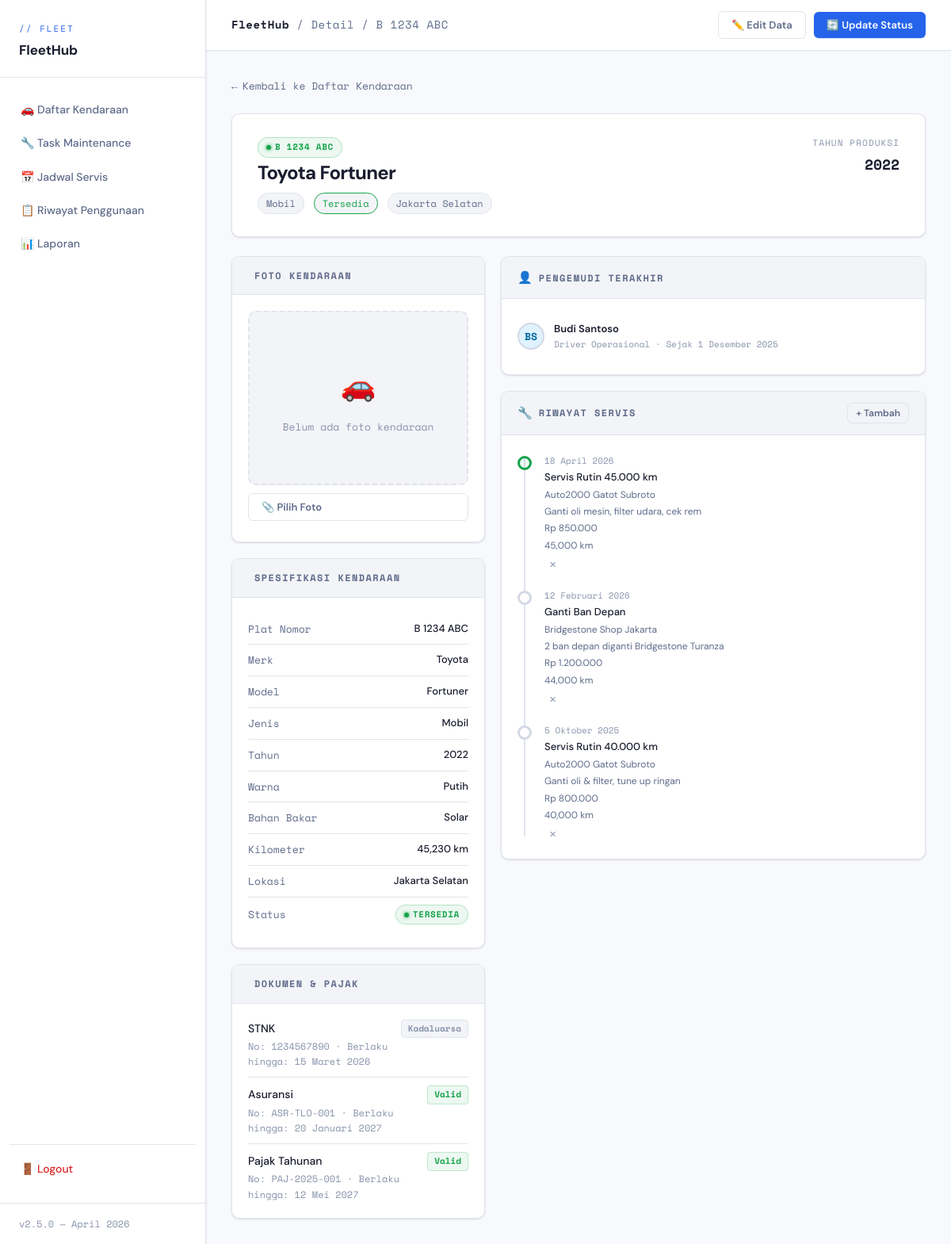
The app's page /pages/detail.php?id=1 with its own data.
### tables this page shows
CREATE TABLE IF NOT EXISTS kendaraan (
    id           INT          NOT NULL AUTO_INCREMENT,
    nomor_plat   VARCHAR(20)  NOT NULL,
    merek        VARCHAR(50)  NOT NULL,
    model        VARCHAR(50)  NOT NULL,
    tahun        SMALLINT     NOT NULL,
    warna        VARCHAR(30)  NOT NULL DEFAULT '',
    jenis        VARCHAR(30)  NOT NULL DEFAULT 'Mobil',
    status       ENUM('Tersedia','Dipakai','Servis') NOT NULL DEFAULT 'Tersedia',
    kilometer    INT          NOT NULL DEFAULT 0,
    bahan_bakar  ENUM('Bensin','Solar','Listrik')    NOT NULL DEFAULT 'Bensin',
    lokasi       VARCHAR(100) NOT NULL DEFAULT '',
    foto         VARCHAR(255) NOT NULL DEFAULT '',
    created_at   TIMESTAMP    NOT NULL DEFAULT CURRENT_TIMESTAMP,
    updated_at   TIMESTAMP    NOT NULL DEFAULT CURRENT_TIMESTAMP ON UPDATE CURRENT_TIMESTAMP,
    PRIMARY KEY (id),
    UNIQUE KEY uq_nomor_plat (nomor_plat)
);

CREATE TABLE IF NOT EXISTS dokumen_kendaraan (
    id               INT         NOT NULL AUTO_INCREMENT,
    kendaraan_id     INT         NOT NULL,
    jenis_dokumen    VARCHAR(50) NOT NULL DEFAULT '',    
    nomor_dokumen    VARCHAR(60) NOT NULL DEFAULT '',
    tanggal_terbit   DATE        NULL,
    tanggal_expire   DATE        NULL,                   
    keterangan       VARCHAR(255) NOT NULL DEFAULT '',
    PRIMARY KEY (id),
    CONSTRAINT fk_dokumen_kendaraan
        FOREIGN KEY (kendaraan_id) REFERENCES kendaraan(id) ON DELETE CASCADE ON UPDATE CASCADE
);

CREATE TABLE IF NOT EXISTS pengemudi_kendaraan (
    id               INT          NOT NULL AUTO_INCREMENT,
    kendaraan_id     INT          NOT NULL,
    nama_pengemudi   VARCHAR(100) NOT NULL,
    jabatan          VARCHAR(100) NOT NULL DEFAULT '',
    tanggal_mulai    DATE         NOT NULL,
    tanggal_selesai  DATE         NULL,                  
    keterangan       VARCHAR(255) NOT NULL DEFAULT '',
    PRIMARY KEY (id),
    CONSTRAINT fk_pengemudi_kendaraan
        FOREIGN KEY (kendaraan_id) REFERENCES kendaraan(id) ON DELETE CASCADE ON UPDATE CASCADE
);

CREATE TABLE IF NOT EXISTS riwayat_servis (
    id              INT          NOT NULL AUTO_INCREMENT,
    kendaraan_id    INT          NOT NULL,
    tanggal_servis  DATE         NOT NULL,
    jenis_servis    VARCHAR(100) NOT NULL DEFAULT '',    
    bengkel         VARCHAR(100) NOT NULL DEFAULT '',    
    kilometer       INT          NOT NULL DEFAULT 0,     
    biaya           INT          NOT NULL DEFAULT 0,     
    catatan         TEXT         NULL,
    PRIMARY KEY (id),
    CONSTRAINT fk_servis_kendaraan
        FOREIGN KEY (kendaraan_id) REFERENCES kendaraan(id) ON DELETE CASCADE ON UPDATE CASCADE
);

### pages/detail.php (the view, shortened to what this page needs)
<?php
$id = isset($_GET['id']) ? (int)$_GET['id'] : 0;
try {
    $pdo = getKoneksi();
    $stmt = $pdo->prepare("SELECT * FROM kendaraan WHERE id = ?");
    $stmt->execute([$id]);
    $k = $stmt->fetch();
    $stmtServis = $pdo->prepare("SELECT * FROM riwayat_servis WHERE kendaraan_id = ? ORDER BY tanggal_servis DESC");
    $stmtServis->execute([$id]);
    $servis = $stmtServis->fetchAll();
    $stmtDriver = $pdo->prepare("SELECT * FROM pengemudi_kendaraan WHERE kendaraan_id = ? ORDER BY tanggal_mulai DESC LIMIT 1");
    $stmtDriver->execute([$id]);
    $pengemudi = $stmtDriver->fetch();
    $stmtDok = $pdo->prepare("SELECT * FROM dokumen_kendaraan WHERE kendaraan_id = ? ORDER BY tanggal_expire ASC");
    $stmtDok->execute([$id]);
    $dokumen = $stmtDok->fetchAll();
} catch (Exception $e) {
    die('Error: ' . $e->getMessage());
}
function statusCls(string $s): string {
    return match($s) { 'Tersedia' => 'low', 'Dipakai' => 'accent', 'Servis' => 'med', default => 'low' };
}
function tglIndo(?string $tgl): string {
    $bulan = ['','Januari','Februari','Maret','April','Mei','Juni','Juli','Agustus','September','Oktober','November','Desember'];
    $ts = strtotime($tgl);
    return date('j', $ts) . ' ' . $bulan[(int)date('n', $ts)] . ' ' . date('Y', $ts);
}
function inisial(string $nama): string {
    $parts = explode(' ', trim($nama));
    return implode('', array_map(fn($p) => strtoupper($p[0] ?? ''), array_slice($parts, 0, 2)));
}
?>
<?php include __DIR__ . '/../includes/header.php'; ?>
<div class="topbar">
  <div class="topbar-title">
    <span>FleetHub</span> / Detail / <?= htmlspecialchars($k['nomor_plat']) ?>
  </div>
  <div class="topbar-actions">
    <button class="btn btn-ghost" id="btnEdit">✏️ Edit Data</button>
    <button class="btn btn-primary" id="btnUpdateStatus">🔄 Update Status</button>
  </div>
</div>
<div class="content">
  <a href="<?= BASE_URL ?>/index.php?page=home" class="back-link">Kembali ke Daftar Kendaraan</a>
  <div class="detail-hero">
    <div class="detail-hero-left">
      <div class="priority priority-<?= statusCls($k['status']) ?>">
        <?= htmlspecialchars($k['nomor_plat']) ?>
      </div>
      <h1><?= htmlspecialchars($k['merek'] . ' ' . $k['model']) ?></h1>
      <div class="hero-meta">
        <span class="client-tag"><?= htmlspecialchars($k['jenis'] ?: 'Kendaraan') ?></span>
        <span class="client-tag" style="border-color:var(--<?= statusCls($k['status']) ?>);color:var(--<?= statusCls($k['status']) ?>);">
          <?= htmlspecialchars($k['status']) ?>
        </span>
        <?php if (!empty($k['lokasi'])): ?>
          <span class="client-tag"> <?= htmlspecialchars($k['lokasi']) ?></span>
        <?php endif; ?>
      </div>
    </div>
    <div class="detail-hero-right">
      <div class="deadline-label">Tahun Produksi</div>
      <div class="deadline-value"><?= (int)$k['tahun'] ?></div>
    </div>
  </div>
  <div class="detail-grid">
    <div class="detail-col">
      <div class="card">
        <div class="card-head"><span class="card-icon"></span><h2>Foto Kendaraan</h2></div>
        <div class="card-body">
          <?php if (!empty($k['foto'])): ?>
            <img src="<?= htmlspecialchars($k['foto']) ?>" alt="Foto <?= htmlspecialchars($k['nomor_plat']) ?>" class="foto-kendaraan" id="fotoPreview" />
          <?php else: ?>
            <div class="foto-placeholder" id="fotoPlaceholder">
              <span>🚗</span><p>Belum ada foto kendaraan</p>
            </div>
          <?php endif; ?>
          <div style="margin-top:10px;display:flex;gap:8px">
            <button class="btn btn-ghost" style="flex:1" onclick="document.getElementById('inputFoto').click()">📎 Pilih Foto</button>
          </div>
        </div>
      </div>
      <div class="card">
        <div class="card-head"><span class="card-icon"></span><h2>Spesifikasi Kendaraan</h2></div>
        <div class="card-body spec-list">
          <div class="spec-row"><span class="spec-key">Plat Nomor</span><span class="spec-val"><?= htmlspecialchars($k['nomor_plat']) ?></span></div>
          <div class="spec-row"><span class="spec-key">Merk</span><span class="spec-val"><?= htmlspecialchars($k['merek']) ?></span></div>
          <div class="spec-row"><span class="spec-key">Model</span><span class="spec-val"><?= htmlspecialchars($k['model']) ?></span></div>
          <div class="spec-row"><span class="spec-key">Jenis</span><span class="spec-val"><?= htmlspecialchars($k['jenis'] ?: '—') ?></span></div>
          <div class="spec-row"><span class="spec-key">Tahun</span><span class="spec-val"><?= (int)$k['tahun'] ?></span></div>
          <div class="spec-row"><span class="spec-key">Warna</span><span class="spec-val"><?= htmlspecialchars($k['warna'] ?: '—') ?></span></div>
          <div class="spec-row"><span class="spec-key">Bahan Bakar</span><span class="spec-val"><?= htmlspecialchars($k['bahan_bakar'] ?: '—') ?></span></div>
          <div class="spec-row"><span class="spec-key">Kilometer</span><span class="spec-val"><?= number_format((int)$k['kilometer']) ?> km</span></div>
          <div class="spec-row"><span class="spec-key">Lokasi</span><span class="spec-val"><?= htmlspecialchars($k['lokasi'] ?: '—') ?></span></div>
          <div class="spec-row">
            <span class="spec-key">Status</span>
            <span class="spec-val"><span class="priority priority-<?= statusCls($k['status']) ?>"><?= htmlspecialchars($k['status']) ?></span></span>
          </div>
        </div>
      </div>
      <div class="card">
        <div class="card-head"><span class="card-icon"></span><h2>Dokumen & Pajak</h2></div>
        <div class="card-body">
          <?php if (empty($dokumen)): ?>
            <p class="empty-info">Belum ada data dokumen.</p>
          <?php else: ?>
            <ul class="task-list">
              <?php foreach ($dokumen as $dok):
                $expired = !empty($dok['tanggal_expire']) && strtotime($dok['tanggal_expire']) < time();
              ?>
                <li class="task-item">
                  <div class="task-info">
                    <div class="task-name"><?= htmlspecialchars($dok['jenis_dokumen'] ?? '-') ?></div>
                    <div class="task-meta">No: <?= htmlspecialchars($dok['nomor_dokumen'] ?? '-') ?> · Berlaku hingga: <?= tglIndo($dok['tanggal_expire'] ?? null) ?></div>
                  </div>
                  <span class="task-status <?= $expired ? 'ts-pending' : 'ts-done' ?>"><?= $expired ? 'Kadaluarsa' : 'Valid' ?></span>
                </li>
              <?php endforeach; ?>
            </ul>
          <?php endif; ?>
        </div>
      </div>
    </div>
    <div class="detail-col">
      <div class="card">
        <div class="card-head"><span class="card-icon">👤</span><h2>Pengemudi Terakhir</h2></div>
        <div class="card-body">
          <?php if (!$pengemudi): ?>
            <p class="empty-info">Belum ada data pengemudi.</p>
          <?php else: ?>
            <div class="team-item">
              <div class="avatar" style="background:#e0f2fe;color:#0369a1"><?= inisial($pengemudi['nama_pengemudi']) ?></div>
              <div class="member-info">
                <div class="member-name"><?= htmlspecialchars($pengemudi['nama_pengemudi']) ?></div>
                <div class="member-role"><?= htmlspecialchars($pengemudi['jabatan'] ?? '') ?> · Sejak <?= tglIndo($pengemudi['tanggal_mulai'] ?? null) ?></div>
              </div>
            </div>
          <?php endif; ?>
        </div>
      </div>
      <div class="card">
        <div class="card-head">
          <span class="card-icon">🔧</span>
          <h2>Riwayat Servis</h2>
          <button class="btn btn-ghost" style="margin-left:auto;padding:4px 10px;font-size:12px" id="btnTambahServis">+ Tambah</button>
        </div>
        <div class="card-body" id="servisContainer">
          <?php if (empty($servis)): ?>
            <p class="empty-info" id="servisEmpty">Belum ada riwayat servis.</p>
          <?php else: ?>
            <div class="timeline" id="servisList">
              <?php foreach ($servis as $i => $s): ?>
                <div class="tl-item" data-servis-id="<?= $s['id'] ?>">
                  <div class="tl-dot <?= $i === 0 ? 'done' : '' ?>"></div>
                  <div class="tl-content">
                    <div class="tl-date"><?= tglIndo($s['tanggal_servis']) ?></div>
                    <div class="tl-event"><?= htmlspecialchars($s['jenis_servis'] ?? '-') ?></div>
                    <?php if (!empty($s['bengkel'])): ?>
                      <div class="tl-desc"> <?= htmlspecialchars($s['bengkel']) ?></div>
                    <?php endif; ?>
                    <?php if (!empty($s['catatan'])): ?>
                      <div class="tl-desc"><?= htmlspecialchars($s['catatan']) ?></div>
                    <?php endif; ?>
                    <?php if (!empty($s['biaya']) && (int)$s['biaya'] > 0): ?>
                      <div class="tl-desc"> Rp <?= number_format((int)$s['biaya'], 0, ',', '.') ?></div>
                    <?php endif; ?>
                    <?php if (!empty($s['kilometer']) && (int)$s['kilometer'] > 0): ?>
                      <div class="tl-desc"> <?= number_format((int)$s['kilometer']) ?> km</div>
                    <?php endif; ?>
                    <button class="btn-hapus-servis" onclick="hapusServis(<?= $s['id'] ?>, this)" title="Hapus">✕</button>
                  </div>
                </div>
              <?php endforeach; ?>
            </div>
          <?php endif; ?>
        </div>
      </div>
    </div>
  </div>
</div>
<?php include __DIR__ . '/../includes/footer.php'; ?>

### includes/header.php (shortened to what this page needs)
<!doctype html>
<html lang="id">
<head>
  <link rel="stylesheet" href="<?= BASE_URL ?>/assets/css/style.css" />
</head>
<body>
  <aside class="sidebar">
    <div class="sidebar-logo">
      <div class="logo-mark">// FLEET</div>
      <div class="logo-name">FleetHub</div>
    </div>
    <ul class="sidebar-nav">
      <li><a href="<?= BASE_URL ?>/index.php?page=home">🚗 Daftar Kendaraan</a></li>
      <li><a href="<?= BASE_URL ?>/index.php?page=maintenance">🔧 Task Maintenance</a></li>
      <li><a href="<?= BASE_URL ?>/index.php?page=jadwal_servis">📅 Jadwal Servis</a></li>
      <li><a href="<?= BASE_URL ?>/index.php?page=riwayat_penggunaan">📋 Riwayat Penggunaan</a></li>
      <li><a href="<?= BASE_URL ?>/index.php?page=laporan">📊 Laporan</a></li>
      <li style="margin-top:auto;border-top:1px solid var(--border);padding-top:10px">
        <a href="<?= BASE_URL ?>/index.php?page=logout" style="color:var(--high)">🚪 Logout</a>
      </li>
    </ul>
    <div class="sidebar-footer">v2.5.0 — April 2026</div>
  </aside>
  <main class="main">

### includes/footer.php
  </main>
</body>
</html>

### pages/detail.php (style rules this page uses)
.btn-hapus-servis { margin-top: 6px; background: none; border: none; color: var(--text-dim); cursor: pointer; font-size: 11px; padding: 2px 6px; border-radius: 4px; transition: all 0.15s; }
.foto-placeholder { width:100%; height:220px; background:var(--surface-2); border:2px dashed var(--border); border-radius:var(--radius); display:flex; flex-direction:column; align-items:center; justify-content:center; color:var(--text-dim); font-size:13px; font-family:var(--font-mono); gap:8px; }
.foto-placeholder span { font-size:36px; }
.spec-list { display:flex; flex-direction:column; gap:0; }
.spec-row { display:flex; justify-content:space-between; align-items:center; padding:9px 0; border-bottom:1px solid var(--border); font-size:14px; }
.spec-row:last-child { border-bottom:none; }
.spec-key { color:var(--text-muted); font-size:13px; }
.spec-val { font-weight:500; color:var(--text); text-align:right; }

### records on screen
kendaraan: nomor_plat "B 1234 ABC", merek+model "Toyota Fortuner", jenis "Mobil", status "Tersedia", lokasi "Jakarta Selatan", tahun "2022", merek "Toyota", model "Fortuner", warna "Putih", bahan_bakar "Solar", kilometer "45,230", status "TERSEDIA"
dokumen_kendaraan: jenis_dokumen "STNK", nomor_dokumen "1234567890", tanggal_expire "15 Maret 2026", shows "Kadaluarsa"
dokumen_kendaraan: jenis_dokumen "Asuransi", nomor_dokumen "ASR-TLO-001", tanggal_expire "20 Januari 2027", shows "Valid"
dokumen_kendaraan: jenis_dokumen "Pajak Tahunan", nomor_dokumen "PAJ-2025-001", tanggal_expire "12 Mei 2027", shows "Valid"
pengemudi_kendaraan: nama_pengemudi "BS", nama_pengemudi "Budi Santoso", jabatan "Driver Operasional", tanggal_mulai "1 Desember 2025"
riwayat_servis: tanggal_servis "18 April 2026", jenis_servis "Servis Rutin 45.000 km", bengkel "Auto2000 Gatot Subroto", catatan "Ganti oli mesin, filter udara, cek rem", biaya "850.000", kilometer "45,000"
riwayat_servis: tanggal_servis "12 Februari 2026", jenis_servis "Ganti Ban Depan", bengkel "Bridgestone Shop Jakarta", catatan "2 ban depan diganti Bridgestone Turanza", biaya "1.200.000", kilometer "44,000"
riwayat_servis: tanggal_servis "5 Oktober 2025", jenis_servis "Servis Rutin 40.000 km", bengkel "Auto2000 Gatot Subroto", catatan "Ganti oli & filter, tune up ringan", biaya "800.000", kilometer "40,000"
